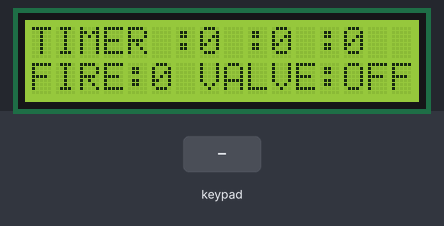
Recording of a sketch running on a simulated Arduino Uno, built with avr-gcc and run on an emulated ATmega328P. Parts: 16×2 character LCD. Inputs (shaded band) come from the test bench. What the sketch prints to the serial monitor is not drawn.

Above: at 1.2 s.
1.3 s: key 'B' pressed
At 4.1 s:
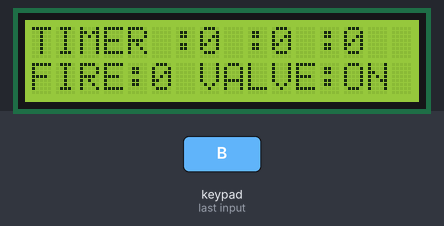
4.3 s: key '0' pressed
At 6.5 s:
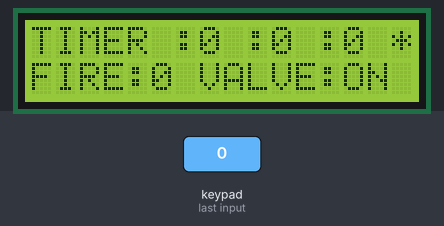
8.4 s: key 'B' pressed
At 11.0 s:
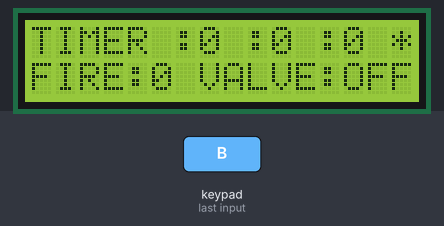
Timing chart, 0 to 12.4 s (numbered marks = the images above; inputs shaded):
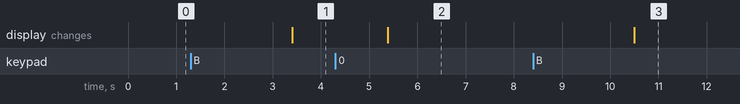

Measured:
- after the input at 1.3 s, the display: changes after 2.1 s (image 1)
- after the input at 4.3 s, the display: changes after 1.1 s (image 2)
- after the input at 8.4 s, the display: changes after 2.1 s (image 3)

The sketch:

mini-ARD.ino
```cpp
#include <Keypad.h>
#include <LiquidCrystal_I2C.h>
#include <SoftwareSerial.h>
#include <Wire.h>
#include <string.h>
#include <MsTimer2.h>

int RX = 12;
int TX = 13;
SoftwareSerial BTSerial(RX, TX);

LiquidCrystal_I2C lcd(0x27, 16, 2);
const byte ROWS = 3;  // 행(rows) 개수
const byte COLS = 4;  // 열(columns) 개수
char keys[ROWS][COLS] = {
  { 'H', 'M', 'S', 'A' },
  { 'h', 'm', 's', 'B' },
  { '0', '1', '2', '3' }
};

byte rowPins[ROWS] = { 6, 7, 8 };
byte colPins[COLS] = { 5, 4, 3, 2 };
Keypad keypad = Keypad(makeKeymap(keys), rowPins, colPins, ROWS, COLS);

long int clock;
int clock_H, clock_M, clock_S;

char s1[3][25];
int j = 0;
int i = 0;
boolean start = false;
boolean end = false;

int f_set = 0;
boolean VALVE = false;
boolean onestop = false;
boolean WARN = false;
boolean SAFE = false;

void LCD(long int clock, int f_set, boolean VALVE) {
  if (WARN) {
    lcd.setCursor(0, 0);
    lcd.print("    !!FIRE!!");
    lcd.setCursor(0, 1);
    lcd.print("  !!WARNING!!");
  } else {
    clock_S = clock % 60;
    clock_M = (clock / 60) % 60;
    clock_H = (clock / 3600);

    lcd.setCursor(0, 0);
    lcd.print("TIMER :");

    lcd.setCursor(7, 0);
    lcd.print(clock_H);

    lcd.setCursor(9, 0);
    lcd.print(":");

    lcd.setCursor(10, 0);
    lcd.print(clock_M);

    lcd.setCursor(12, 0);
    lcd.print(":");

    lcd.setCursor(13, 0);
    lcd.print(clock_S);

    lcd.setCursor(15, 0);
    if (SAFE) lcd.print("*");
    else if (!SAFE) lcd.print(" ");

    lcd.setCursor(0, 1);
    lcd.print("FIRE:");

    lcd.setCursor(5, 1);
    lcd.print(f_set);

    lcd.setCursor(7, 1);
    lcd.print("VALVE:");

    lcd.setCursor(13, 1);
    if (VALVE) lcd.print("ON");
    else lcd.print("OFF");
  }
}
void READ() {
  if (BTSerial.available()) {
    char c = BTSerial.read();
    if (start) s1[j][i++] = c;
    if (c == ']') start = true;
    else if (c == '@') {
      for (--i; i < 25; i++) s1[j][i] = '\0';
      j++;
      i = 0;
    } else if (c == '\n') {
      end = true;
      for (++j; j < 3; j++) {
        for (--i; i < 25; i++) {
          s1[j][i] = '\0';
        }
        i = 0;
      }
    }
    if (end) {
      start = false;
      end = false;
      Serial.print("READ MSG : ");
      Serial.print(s1[0]);
      Serial.print(s1[1]);
      Serial.println(s1[2]);
      i = 0;
      j = 0;

      if (!strncmp(s1[0], "WARN", 4)) WARN = true;

      if (!strncmp(s1[0], "FIREON", 6)) f_set = atoi(s1[1]);
      else if (!strncmp(s1[0], "FIREOFF", 7)) f_set = 0;

      if (!strncmp(s1[0], "VALVEON", 7)) VALVE = true;
      else if (!strncmp(s1[0], "VALVEOFF", 8)) VALVE = false;

      if (!strncmp(s1[0], "SAFEON", 6)) SAFE = true;
      else if (!strncmp(s1[0], "SAFEOFF", 7)) SAFE = false;

      lcd.clear();
    }
  }
}
void WRITE(char s[]) {
  String msg = Serial.readStringUntil('\n');
  msg.trim();

  if (!strncmp(s, "FIRE", 4)) {

    BTSerial.print("[ALLMSG]");
    BTSerial.print(s);
    if (f_set) {
      BTSerial.print("ON@");
      BTSerial.print(f_set);
    } else BTSerial.print("OFF");
    BTSerial.write('\n');

    Serial.print("WRITE MSG : ");
    Serial.print("[ALLMSG]");
    Serial.print(s);
    if (f_set) {
      Serial.print("ON@");
      Serial.print(f_set);
    } else Serial.print("OFF");
    Serial.println();
  } else if (!strncmp(s, "CLOCK", 5)) {
    BTSerial.print("[ALLMSG]");
    BTSerial.print(s);
    BTSerial.print("@");
    BTSerial.print(clock);
    BTSerial.write('\n');

    Serial.print("WRITE MSG : ");
    Serial.print("[ALLMSG]");
    Serial.print(s);
    Serial.print("@");
    Serial.print(clock);
    Serial.write('\n');
  } else if (!strncmp(s, "VALVE", 5)) {
    BTSerial.print("[ALLMSG]");
    BTSerial.print(s);
    BTSerial.write('\n');

    Serial.print("WRITE MSG : ");
    Serial.print("[ALLMSG]");
    Serial.print(s);
    Serial.write('\n');
  } else if (!strncmp(s, "SAFE", 4)) {
    BTSerial.print("[ALLMSG]");
    BTSerial.print(s);
    BTSerial.write('\n');

    Serial.print("WRITE MSG : ");
    Serial.print("[ALLMSG]");
    Serial.print(s);
    Serial.write('\n');
  }
}
void time_clock() {
  clock--;
  //Serial.print("time : ");
  //Serial.println(clock);
  if (clock <= 0) {
    clock = 0;
    f_set = 0;
    Serial.println("time : end");
    MsTimer2::stop();
    onestop = true;
  }
}
void kEY() {
  char key = keypad.getKey();
  if (key) {
    if (key == 'H') clock += 3600;
    else if (key == 'h') clock -= 3600;
    else if (key == 'M') clock += 60;
    else if (key == 'm') clock -= 60;
    else if (key == 'S') clock+=10;
    else if (key == 's') clock-=10;

    else if (key == 'A') {
      if (f_set == 0) clock = 0;
      WRITE("FIRE");
      if (clock != 0) {
        MsTimer2::start();
        WRITE("CLOCK");
      }
    } else if (key == 'B') {
      f_set = 0;
      WRITE("FIRE");
      VALVE = !VALVE;
      if (VALVE) WRITE("VALVEON");
      else if (!VALVE) WRITE("VALVEOFF");

    } else if (key == '0') {
      SAFE = !SAFE;
      if (SAFE) WRITE("SAFEON");
      else if (!SAFE) WRITE("SAFEOFF");
    } else if (key == '1') f_set = 0;

    else if (key == '2') {
      f_set--;
      if (f_set < 0) f_set++;

    } else if (key == '3') {
      f_set++;
      if (f_set > 8) f_set--;
    }
    if (clock < 0) clock = 0;
    lcd.clear();
  }
}
void setup() {
  Serial.begin(9600);
  BTSerial.begin(9600);
  lcd.init();
  lcd.backlight();
  MsTimer2::set(1000, time_clock);
}
void loop() {
  READ();
  kEY();
  LCD(clock, f_set, VALVE);
  if (onestop) {
    WRITE("FIRE");
    onestop = false;
  }
}
```
